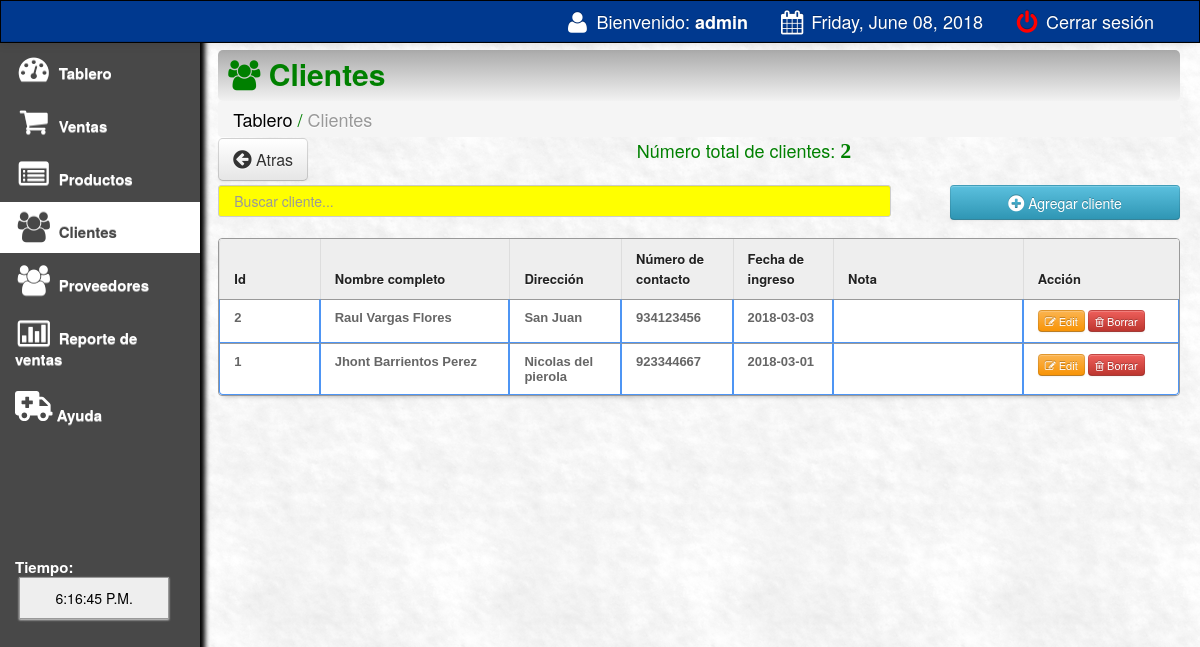
Screenshot of /main/customer.php (signed in) with the database file from the repository.
### tables this page shows
CREATE TABLE `customer` (
  `customer_id` int(11) NOT NULL,
  `customer_name` varchar(100) NOT NULL,
  `address` varchar(100) NOT NULL,
  `contact` varchar(100) NOT NULL,
  `membership_number` varchar(100) NOT NULL,
  `prod_name` varchar(550) NOT NULL,
  `expected_date` varchar(500) NOT NULL,
  `note` varchar(500) NOT NULL
);

### main/customer.php (the view, shortened to what this page needs)
<html>
<head>
 <link href="css/bootstrap.css" rel="stylesheet">
    <link rel="stylesheet" type="text/css" href="css/DT_bootstrap.css">
  <link rel="stylesheet" href="css/font-awesome.min.css">
    <link href="css/bootstrap-responsive.css" rel="stylesheet">
<link href="../style.css" media="screen" rel="stylesheet" type="text/css" />
<link href="src/facebox.css" media="screen" rel="stylesheet" type="text/css" />
</head>
<?php
function createRandomPassword() {
	$chars = "003232303232023232023456789";
	$i = 0;
	$pass = '' ;
	while ($i <= 7) {
		$num = rand() % 33;
		$tmp = substr($chars, $num, 1);
		$pass = $pass . $tmp;
		$i++;
	}
	return $pass;
}
$finalcode='RS-'.createRandomPassword();
?>
<body>
<?php include('navfixed.php');?>
<div class="container-fluid">
      <div class="row-fluid">
	<div class="span2">
          <div class="well sidebar-nav">
              <ul class="nav nav-list">
              <li><a href="index.php"><i class="icon-dashboard icon-2x"></i> Tablero  </a></li>
			<li><a href="sales.php?id=cash&invoice=<?php echo $finalcode ?>"><i class="icon-shopping-cart icon-2x"></i> Ventas </a>  </li>
			<li><a href="products.php"><i class="icon-list-alt icon-2x"></i> Productos</a>                                     </li>
			<li class="active"><a href="customer.php"><i class="icon-group icon-2x"></i> Clientes </a>                                    </li>
			<li><a href="supplier.php"><i class="icon-group icon-2x"></i> Proveedores</a>                                    </li>
			<li><a href="salesreport.php?d1=0&d2=0"><i class="icon-bar-chart icon-2x"></i> Reporte de ventas</a>                </li>
			<li><a href="help.php"><i class="icon fas fa-ambulance icon-2x"></i></i>  Ayuda</a>               </li>
					<br><br><br><br><br><br>
			<li>
			 <div class="hero-unit-clock">
			<form name="clock">
			<font color="white">Tiempo: <br></font>&nbsp;<input style="width:150px;" type="submit" class="trans" name="face" value="">
			</form>
			  </div>
			</li>
				</ul>
          </div>
        </div>
	<div class="span10">
	<div class="contentheader">
			<i class="icon-group"></i> Clientes
			</div>
			<ul class="breadcrumb">
			<li><a href="index.php">Tablero</a></li> /
			<li class="active">Clientes</li>
			</ul>
<div style="margin-top: -19px; margin-bottom: 21px;">
<a  href="index.php"><button class="btn btn-default btn-large" style="float: left;"><i class="icon icon-circle-arrow-left icon-large"></i> Atras</button></a>
<?php
			include('../connect.php');
				$result = $db->prepare("SELECT * FROM customer ORDER BY customer_id DESC");
				$result->execute();
				$rowcount = $result->rowcount();
			?>
			<div style="text-align:center;">
			Número total de clientes: <font color="green" style="font:bold 22px 'Aleo';"><?php echo $rowcount;?></font>
			</div>
</div>
<input type="text" name="filter" style="padding:15px;" id="filter" placeholder="Buscar cliente..." autocomplete="off" />
<a rel="facebox" href="addcustomer.php"><Button type="submit" class="btn btn-info" style="float:right; width:230px; height:35px;" /><i class="icon-plus-sign icon-large"></i> Agregar cliente</button></a><br><br>
<table class="table table-bordered" id="resultTable" data-responsive="table" style="text-align: left;">
	<thead>
		<tr>
			<th width="9%"> Id</th>
			<th width="17%"> Nombre completo</th>
			<th width="10%"> Dirección </th>
			<th width="10%"> Número de contacto</th>
			<th width="9%"> Fecha de ingreso </th>
			<th width="17%"> Nota </th>
			<th width="14%"> Acción </th>
		</tr>
	</thead>
	<tbody>
			<?php
				include('../connect.php');
				$result = $db->prepare("SELECT * FROM customer ORDER BY customer_id DESC");
				$result->execute();
				for($i=0; $row = $result->fetch(); $i++){
			?>
			<tr class="record">
			<td><?php echo $row['customer_id']; ?></td>
			<td><?php echo $row['customer_name']; ?></td>
			<td><?php echo $row['address']; ?></td>
			<td><?php echo $row['contact']; ?></td>
			<td><?php echo $row['expected_date']; ?></td>
			<td><?php echo $row['note']; ?></td>
			<td><a  title="Click To Edit Customer" rel="facebox" href="editcustomer.php?id=<?php echo $row['customer_id']; ?>"><button class="btn btn-warning btn-mini"><i class="icon-edit"></i> Edit </button></a>
			<a href="#" id="<?php echo $row['customer_id']; ?>" class="delbutton" title="Click To Delete"><button class="btn btn-danger btn-mini"><i class="icon-trash"></i> Borrar</button></a></td>
			</tr>
			<?php
				}
			?>
	</tbody>
</table>
</div>
</div>
</div>
</body>
<?php include('footer.php');?>
</html>

### style.css (style rules this page uses)
td a { color:red; }
input { border: 1px solid #999; background: #EEEEEE; padding: 10px; box-shadow:0 1px 2px #ddd; -moz-box-shadow:0 1px 2px #ddd; -webkit-box-shadow:0 1px 2px #ddd; }
#filter { width: 70%; float:left; }
#resultTable { border-collapse: separate; background-color: #FFFFFF; border-spacing: 0; max-width: 100%; }
#resultTable { color: #666666; text-shadow: 0 1px 0 #FFFFFF; width: 100%; border: 1px solid #999999; box-shadow: 0 5px 5px -5px rgba(0, 0, 0, 0.3); margin-top: 13px; }
#resultTable thead tr th { background: none repeat scroll 0 0 #EEEEEE; color: #222222; padding: 10px 14px; text-align: left; border-top: 0 none; font-size: 13px; }
#resultTable tbody tr td { font: bold 13px 'Arial'; text-align: left; padding: 10px 14px; border-top: 1px solid #999999; }
#resultTable td { padding:7px; border:#4e95f4 1px solid; }
#resultTable tr { background: #fff; }

### main/customer.php (style rules this page uses)
body { padding-top: 60px; padding-bottom: 40px; }
.sidebar-nav { padding: 9px 0; }

### rows the page displays
customer: customer_id "2", customer_name "Raul Vargas Flores", address "San Juan", contact "934123456", expected_date "2018-03-03"
customer: customer_id "1", customer_name "Jhont Barrientos Perez", address "Nicolas del pierola", contact "923344667", expected_date "2018-03-01"

### other values shown
$_SESSION['SESS_LAST_NAME'] "admin"
$rowcount "2"
